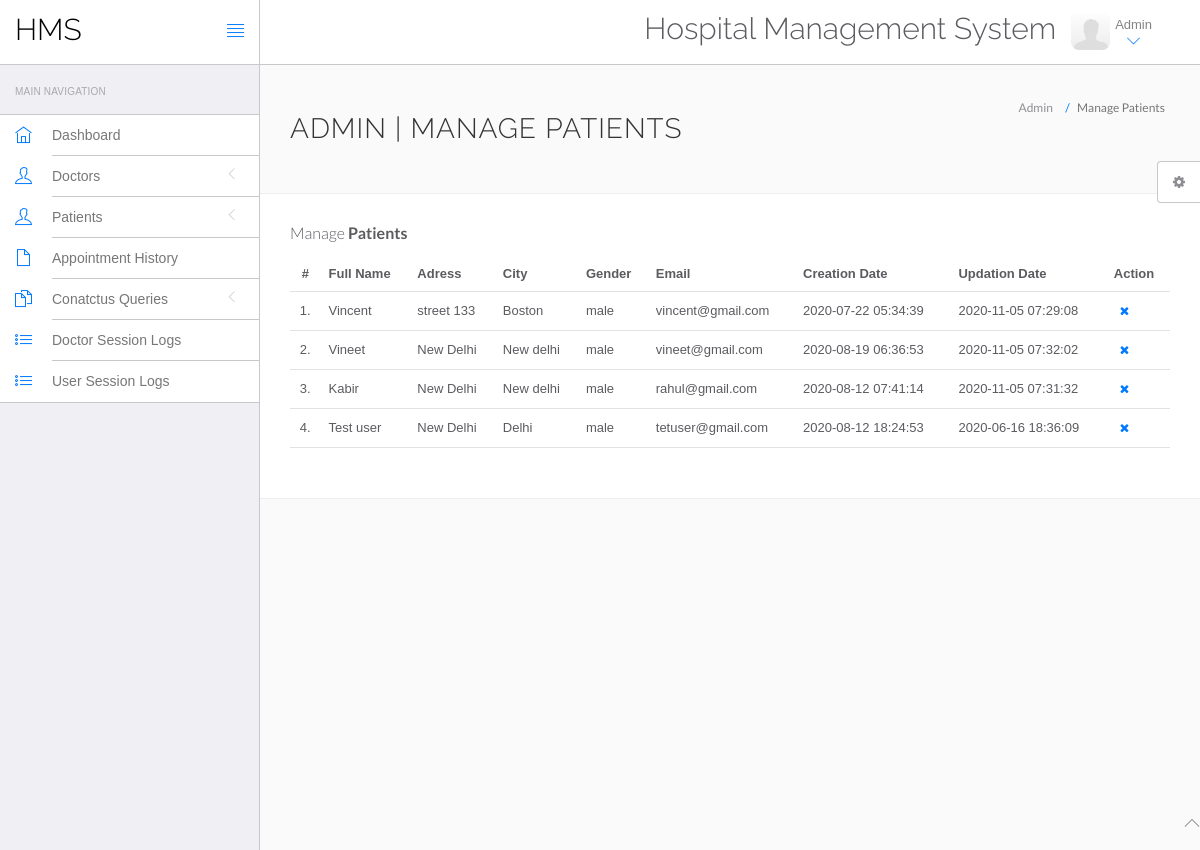
The app's page /hms/admin/manage-users.php (signed in) with its own data.
### tables this page shows
CREATE TABLE `users` (
  `id` int(11) NOT NULL,
  `fullName` varchar(255) DEFAULT NULL,
  `address` longtext DEFAULT NULL,
  `city` varchar(255) DEFAULT NULL,
  `gender` varchar(255) DEFAULT NULL,
  `email` varchar(255) DEFAULT NULL,
  `password` varchar(255) DEFAULT NULL,
  `regDate` timestamp NULL DEFAULT current_timestamp(),
  `updationDate` timestamp NULL DEFAULT NULL ON UPDATE current_timestamp()
);

### hms/admin/manage-users.php (the view, shortened to what this page needs)
<?php
include('include/config.php');
?>
<!DOCTYPE html>
<html lang="en">
	<head>
		<link rel="stylesheet" href="vendor/bootstrap/css/bootstrap.min.css">
		<link rel="stylesheet" href="vendor/fontawesome/css/font-awesome.min.css">
		<link rel="stylesheet" href="vendor/themify-icons/themify-icons.min.css">
		<link href="vendor/animate.css/animate.min.css" rel="stylesheet" media="screen">
		<link href="vendor/perfect-scrollbar/perfect-scrollbar.min.css" rel="stylesheet" media="screen">
		<link href="vendor/switchery/switchery.min.css" rel="stylesheet" media="screen">
		<link href="vendor/bootstrap-touchspin/jquery.bootstrap-touchspin.min.css" rel="stylesheet" media="screen">
		<link href="vendor/select2/select2.min.css" rel="stylesheet" media="screen">
		<link href="vendor/bootstrap-datepicker/bootstrap-datepicker3.standalone.min.css" rel="stylesheet" media="screen">
		<link href="vendor/bootstrap-timepicker/bootstrap-timepicker.min.css" rel="stylesheet" media="screen">
		<link rel="stylesheet" href="assets/css/styles.css">
		<link rel="stylesheet" href="assets/css/plugins.css">
		<link rel="stylesheet" href="assets/css/themes/theme-1.css" id="skin_color" />
	</head>
	<body>
		<div id="app">
<?php include('include/sidebar.php');?>
			<div class="app-content">
						<?php include('include/header.php');?>
				<div class="main-content" >
					<div class="wrap-content container" id="container">
						<section id="page-title">
							<div class="row">
								<div class="col-sm-8">
									<h1 class="mainTitle">Admin | Manage Patients</h1>
																	</div>
								<ol class="breadcrumb">
									<li>
										<span>Admin</span>
									</li>
									<li class="active">
										<span>Manage Patients</span>
									</li>
								</ol>
							</div>
						</section>
						<div class="container-fluid container-fullw bg-white">
									<div class="row">
								<div class="col-md-12">
									<h5 class="over-title margin-bottom-15">Manage <span class="text-bold">Patients</span></h5>
									<table class="table table-hover" id="sample-table-1">
										<thead>
											<tr>
												<th class="center">#</th>
												<th>Full Name</th>
												<th class="hidden-xs">Adress</th>
												<th>City</th>
												<th>Gender </th>
												<th>Email </th>
												<th>Creation Date </th>
												<th>Updation Date </th>
												<th>Action</th>
											</tr>
										</thead>
										<tbody>
<?php
$sql=mysqli_query($con,"select * from users");
$cnt=1;
while($row=mysqli_fetch_array($sql))
{
?>
											<tr>
												<td class="center"><?php echo $cnt;?>.</td>
												<td class="hidden-xs"><?php echo $row['fullName'];?></td>
												<td><?php echo $row['address'];?></td>
												<td><?php echo $row['city'];?>
												</td>
												<td><?php echo $row['gender'];?></td>
												<td><?php echo $row['email'];?></td>
												<td><?php echo $row['regDate'];?></td>
												<td><?php echo $row['updationDate'];?>
												</td>
												<td >
												<div class="visible-md visible-lg hidden-sm hidden-xs">
	<a href="manage-users.php?id=<?php echo $row['id']?>&del=delete" onClick="return confirm('Are you sure you want to delete?')"class="btn btn-transparent btn-xs tooltips" tooltip-placement="top" tooltip="Remove"><i class="fa fa-times fa fa-white"></i></a>
												</div>
												</td>
											</tr>
											<?php
$cnt=$cnt+1;
											 }?>
										</tbody>
									</table>
								</div>
							</div>
								</div>
							</div>
						</div>
					</div>
				</div>
	<?php include('include/footer.php');?>
	<?php include('include/setting.php');?>
	</body>
</html>

### hms/admin/assets/css/themes/theme-1.css (style rules this page uses)
body { background: #FAFAFA; }

### records on screen
users: fullName "Vincent", address "street 133", city "Boston", gender "male", email "vincent@gmail.com", regDate "2020-07-22 05:34:39", updationDate "2020-11-05 07:29:08"
users: fullName "Vineet", address "New Delhi", city "New delhi", gender "male", email "vineet@gmail.com", regDate "2020-08-19 06:36:53", updationDate "2020-11-05 07:32:02"
users: fullName "Kabir", address "New Delhi", city "New delhi", gender "male", email "rahul@gmail.com", regDate "2020-08-12 07:41:14", updationDate "2020-11-05 07:31:32"
users: fullName "Test user", address "New Delhi", city "Delhi", gender "male", email "tetuser@gmail.com", regDate "2020-08-12 18:24:53", updationDate "2020-06-16 18:36:09"
